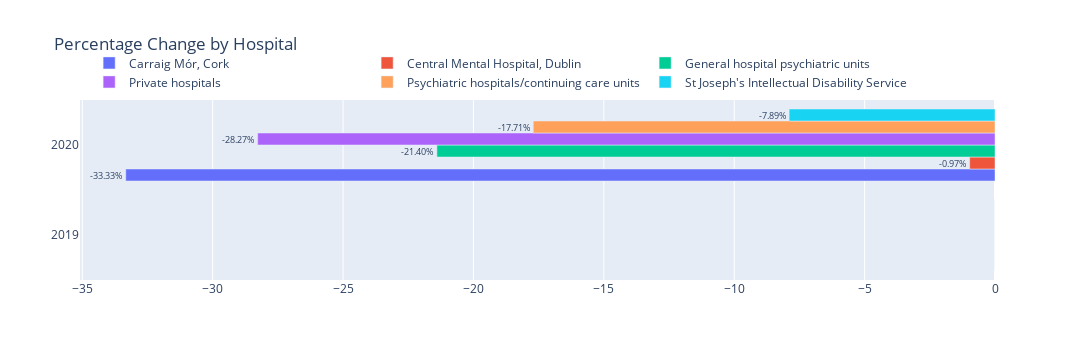

Source (notebook cell):
### Markdown cell above
The above code is incomplete and requires further tuning to specify the data more accurately.

### Code cell
df_group = sex.groupby(['Year', 'Type of Hospital'])['VALUE'].sum().reset_index()


df_group = df_group[df_group['Year'].isin([2019, 2020])]


years = df_group['Year'].unique()
hospitals = df_group['Type of Hospital'].unique()

fig = go.Figure()


for hospital in hospitals:
    hospital_df = df_group[df_group['Type of Hospital'] == hospital]
    hospital_totals = hospital_df['VALUE'].values
    hospital_percentage_change = [0] + [100 * (hospital_totals[i] - hospital_totals[i-1]) / hospital_totals[i-1] for i in range(1, len(hospital_totals))]
    
    fig.add_trace(go.Bar(
        name=hospital,
        y=hospital_df['Year'],  
        x=hospital_percentage_change,  
        text=[f"{change:.2f}%" for change in hospital_percentage_change],
        textposition='outside',
        textfont_size=18,
        orientation='h',  
    ))


fig.update_layout(barmode='group', title='Percentage Change by Hospital', autosize=False,
    width=1075, height=360, legend=dict(x=0.01, y=7),
    legend_orientation="h",)

fig.show()

### Figure 1 — Plotly figure (JSON) as saved in the notebook; plotly's stock layout.template omitted (floating-point values rounded to 4 significant figures)
{"data": [{"name": "Carraig Mór, Cork", "orientation": "h", "text": ["0.00%", "-33.33%"], "textfont": {"size": 18}, "textposition": "outside", "type": "bar", "x": [0, -33.33], "y": [2019, 2020]}, {"name": "Central Mental Hospital, Dublin", "orientation": "h", "text": ["0.00%", "-0.97%"], "textfont": {"size": 18}, "textposition": "outside", "type": "bar", "x": [0, -0.9709], "y": [2019, 2020]}, {"name": "General hospital psychiatric units", "orientation": "h", "text": ["0.00%", "-21.40%"], "textfont": {"size": 18}, "textposition": "outside", "type": "bar", "x": [0, -21.4], "y": [2019, 2020]}, {"name": "Private hospitals", "orientation": "h", "text": ["0.00%", "-28.27%"], "textfont": {"size": 18}, "textposition": "outside", "type": "bar", "x": [0, -28.27], "y": [2019, 2020]}, {"name": "Psychiatric hospitals/continuing care units", "orientation": "h", "text": ["0.00%", "-17.71%"], "textfont": {"size": 18}, "textposition": "outside", "type": "bar", "x": [0, -17.71], "y": [2019, 2020]}, {"name": "St Joseph's Intellectual Disability Service", "orientation": "h", "text": ["0.00%", "-7.89%"], "textfont": {"size": 18}, "textposition": "outside", "type": "bar", "x": [0, -7.895], "y": [2019, 2020]}], "layout": {"autosize": false, "barmode": "group", "height": 360, "legend": {"orientation": "h", "x": 0.01, "y": 7}, "title": {"text": "Percentage Change by Hospital"}, "width": 1075}}
